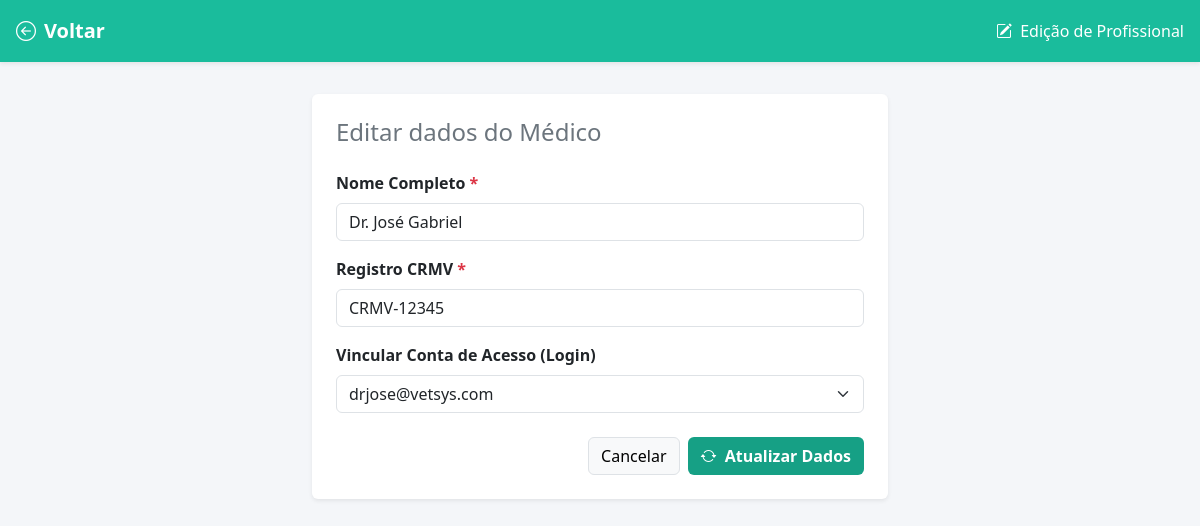
The app's page /veterinarios/editar.php?id=1 (signed in) with its own data.
### tables this page shows
CREATE TABLE veterinario (
    id_veterinario INT         AUTO_INCREMENT,
    id_usuario     INT         UNIQUE,                         
    nome_vet       VARCHAR(100) NOT NULL,
    crmv           VARCHAR(20) NOT NULL UNIQUE,
    PRIMARY KEY (id_veterinario),
    FOREIGN KEY (id_usuario) REFERENCES usuario(id_usuario) ON DELETE SET NULL
);

CREATE TABLE usuario (
    id_usuario INT          AUTO_INCREMENT,
    email      VARCHAR(100) NOT NULL UNIQUE,
    senha      VARCHAR(255) NOT NULL,                           
    perfil     ENUM('Gerente','Recepcionista','Veterinario','Cliente') NOT NULL,
    PRIMARY KEY (id_usuario)
);

### veterinarios/editar.php (the view, shortened to what this page needs)
<?php
$pdo = getConexao();
$id_veterinario = filter_input(INPUT_GET, 'id', FILTER_VALIDATE_INT);
$stmt = $pdo->prepare('SELECT * FROM veterinario WHERE id_veterinario = :id LIMIT 1');
$stmt->execute([':id' => $id_veterinario]);
$vet = $stmt->fetch();
$queryUsuarios = "
    SELECT id_usuario, email
    FROM usuario
    WHERE perfil = 'Veterinario'
      AND (
        id_usuario NOT IN (SELECT id_usuario FROM veterinario WHERE id_usuario IS NOT NULL)
        OR id_usuario = :id_usuario_atual
      )
";
$stmtUsuarios = $pdo->prepare($queryUsuarios);
$stmtUsuarios->execute([':id_usuario_atual' => $vet['id_usuario']]);
$usuariosDisponiveis = $stmtUsuarios->fetchAll();
?>
<!DOCTYPE html>
<html lang="pt-BR">
<head>
    <link href="https://cdn.jsdelivr.net/npm/bootstrap@5.3.3/dist/css/bootstrap.min.css" rel="stylesheet">
    <link href="https://cdn.jsdelivr.net/npm/bootstrap-icons@1.11.3/font/bootstrap-icons.min.css" rel="stylesheet">
</head>
<body>
<div class="topbar d-flex justify-content-between align-items-center shadow-sm">
    <div>
        <a href="index.php" class="fw-bold fs-5">
            <i class="bi bi-arrow-left-circle me-2"></i>Voltar
        </a>
    </div>
    <div>
        <i class="bi bi-pencil-square me-1"></i> Edição de Profissional
    </div>
</div>
<div class="container" style="max-width: 600px;">
    <div class="card shadow-sm border-0">
        <div class="card-body p-4">
            <h4 class="mb-4 text-secondary">Editar dados do Médico</h4>
            <form method="POST" action="editar.php?id=<?= $id_veterinario ?>">
                <div class="mb-3">
                    <label for="nome_vet" class="form-label fw-semibold">Nome Completo <span class="text-danger">*</span></label>
                    <input type="text" class="form-control" id="nome_vet" name="nome_vet"
                           value="<?= htmlspecialchars($vet['nome_vet']) ?>" required>
                </div>
                <div class="mb-3">
                    <label for="crmv" class="form-label fw-semibold">Registro CRMV <span class="text-danger">*</span></label>
                    <input type="text" class="form-control" id="crmv" name="crmv"
                           value="<?= htmlspecialchars($vet['crmv']) ?>" required>
                </div>
                <div class="mb-4">
                    <label for="id_usuario" class="form-label fw-semibold">Vincular Conta de Acesso (Login)</label>
                    <select class="form-select" id="id_usuario" name="id_usuario">
                        <?php foreach ($usuariosDisponiveis as $ud): ?>
                            <option value="<?= $ud['id_usuario'] ?>" <?= ($vet['id_usuario'] == $ud['id_usuario']) ? 'selected' : '' ?>>
                                <?= htmlspecialchars($ud['email']) ?>
                            </option>
                        <?php endforeach; ?>
                    </select>
                </div>
                <div class="d-flex justify-content-end gap-2">
                    <a href="index.php" class="btn btn-light border">Cancelar</a>
                    <button type="submit" class="btn text-white fw-semibold" style="background-color: #16a085;">
                        <i class="bi bi-arrow-repeat me-1"></i> Atualizar Dados
                    </button>
                </div>
            </form>
        </div>
    </div>
</div>
</body>
</html>

### veterinarios/editar.php (style rules this page uses)
body { background: #f4f6f9; }
.topbar { background: #1abc9c; color: white; padding: 1rem; margin-bottom: 2rem; }
.topbar a { color: white; text-decoration: none; }

### records on screen
veterinario: nome_vet "Dr. José Gabriel", crmv "CRMV-12345", id_usuario "drjose@vetsys.com"
